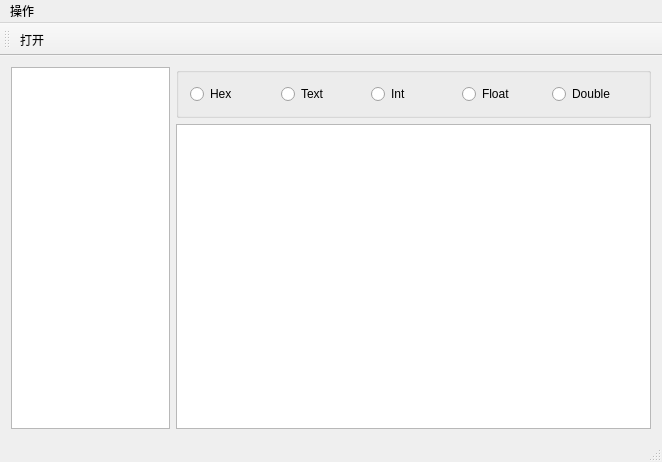
<?xml version="1.0" encoding="UTF-8"?>
<ui version="4.0">
 <class>DbViewClass</class>
 <widget class="QMainWindow" name="DbViewClass">
  <property name="geometry">
   <rect>
    <x>0</x>
    <y>0</y>
    <width>662</width>
    <height>462</height>
   </rect>
  </property>
  <property name="windowTitle">
   <string>DbView</string>
  </property>
  <widget class="QWidget" name="centralWidget">
   <layout class="QHBoxLayout" name="horizontalLayout_2" stretch="1,3">
    <item>
     <widget class="QTreeWidget" name="tree_db">
      <property name="editTriggers">
       <set>QAbstractItemView::NoEditTriggers</set>
      </property>
      <attribute name="headerVisible">
       <bool>false</bool>
      </attribute>
      <column>
       <property name="text">
        <string/>
       </property>
      </column>
     </widget>
    </item>
    <item>
     <layout class="QVBoxLayout" name="verticalLayout">
      <item>
       <widget class="QGroupBox" name="groupBox">
        <property name="title">
         <string/>
        </property>
        <layout class="QHBoxLayout" name="horizontalLayout">
         <item>
          <widget class="QRadioButton" name="radio_Hex">
           <property name="text">
            <string>Hex</string>
           </property>
          </widget>
         </item>
         <item>
          <widget class="QRadioButton" name="radioButton_2">
           <property name="text">
            <string>Text</string>
           </property>
          </widget>
         </item>
         <item>
          <widget class="QRadioButton" name="radioButton_3">
           <property name="text">
            <string>Int</string>
           </property>
          </widget>
         </item>
         <item>
          <widget class="QRadioButton" name="radioButton_4">
           <property name="text">
            <string>Float</string>
           </property>
          </widget>
         </item>
         <item>
          <widget class="QRadioButton" name="radioButton_5">
           <property name="text">
            <string>Double</string>
           </property>
          </widget>
         </item>
        </layout>
       </widget>
      </item>
      <item>
       <widget class="QTableWidget" name="tbl_data">
        <property name="contextMenuPolicy">
         <enum>Qt::CustomContextMenu</enum>
        </property>
        <property name="alternatingRowColors">
         <bool>true</bool>
        </property>
        <property name="sortingEnabled">
         <bool>true</bool>
        </property>
        <attribute name="horizontalHeaderStretchLastSection">
         <bool>true</bool>
        </attribute>
        <attribute name="verticalHeaderStretchLastSection">
         <bool>false</bool>
        </attribute>
       </widget>
      </item>
     </layout>
    </item>
   </layout>
  </widget>
  <widget class="QMenuBar" name="menuBar">
   <property name="geometry">
    <rect>
     <x>0</x>
     <y>0</y>
     <width>662</width>
     <height>20</height>
    </rect>
   </property>
   <widget class="QMenu" name="menu">
    <property name="title">
     <string>操作</string>
    </property>
    <addaction name="act_opendbsets"/>
   </widget>
   <addaction name="menu"/>
  </widget>
  <widget class="QToolBar" name="mainToolBar">
   <attribute name="toolBarArea">
    <enum>TopToolBarArea</enum>
   </attribute>
   <attribute name="toolBarBreak">
    <bool>false</bool>
   </attribute>
   <addaction name="act_opendbsets"/>
  </widget>
  <widget class="QStatusBar" name="statusBar"/>
  <action name="act_opendbsets">
   <property name="icon">
    <iconset resource="dbview.qrc">
     <normaloff>:/Resources/open_debsets.png</normaloff>:/Resources/open_debsets.png</iconset>
   </property>
   <property name="text">
    <string>打开</string>
   </property>
  </action>
 </widget>
 <layoutdefault spacing="6" margin="11"/>
 <resources>
  <include location="dbview.qrc"/>
 </resources>
 <connections/>
</ui>
